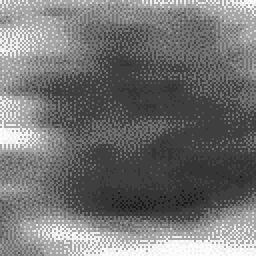
#> input picture Images/Chapter3/Input/artery.png, 128 x 128 px (shown 2 times larger)
$ python TruncatedMedianFilter.py
#> lines starting #> are read from the running program, lines starting #| are printed output that depends on the picture
### ExamplesPython_3.6/Modules/ImageUtilities.py
'''
Feature Extraction and Image Processing
Mark S. Nixon & Alberto S. Aguado
http://www.southampton.ac.uk/~msn/book/
ImageUtilities: Helper module to support image read, create, show and write
                Uses PIL and numpy to work with arrays containing image data
'''

# Image load by using PIL
from PIL import Image

# Array to store image data
from numpy import array, zeros, amax, amin, clip

# Read an image returning an array with 3 color components
# [8 lines left out: function imageReadRGB, not called in this run]

# Read an image returning an array with 1 component
def imageReadL(fileName):
#> called with fileName = '../../Images/Chapter3/Input/artery.png'
    inputImage = Image.open(fileName)
#> inputImage is the input picture: PIL image 128x128 RGBA; mean R, G, B, A 115.4, 115.4, 115.4, 255
    width, height = inputImage.size
#> width = 128; height = 128

    inputArray = array(inputImage)
    outputArray = zeros((height, width), dtype='uint8')

    # Combine pixel values, for each row and column
    for y in range(0, height):
        for x in range(0, width):
            rgb = inputArray[y,x]
            outputArray[y,x] = (int(rgb[0]) + int(rgb[1]) + int(rgb[2])) / 3

    return outputArray, width, height

# Save a image containing float as a gray level image
# [37 lines left out: functions imageSaveF, imageSaveL, imageSaveRGB, createImageRGB, not called in this run]

# Create a zero array with a color components
def createImageL(width, height):
    outputArray = zeros((height, width), dtype='uint8')

    return outputArray

# Create a zero array two float components
# [104 lines left out: functions createImageUV, createImage2I, createImageF, createImageNF, createImageFromDataF, createScaleImageL and 5 more, not called in this run]

# Show an array containing image data
def showImageL(image):
    # Create output and show
    outputImage = Image.fromarray(image, 'L')
    outputImage.show()

# Show an array containing image data
# [21 lines left out: function showImageF, not called in this run]

### ExamplesPython_3.6/Chapter3/TruncatedMedianFilter.py
'''
Feature Extraction and Image Processing
Mark S. Nixon & Alberto S. Aguado
http://www.southampton.ac.uk/~msn/book/
Chapter 3
TruncatedMedianFilter: Noise reduction by truncated median filter
'''

# Set module functions
from ImageUtilities import imageReadL, showImageL, createImageL

# Iteration
from timeit import itertools

'''
Parameters:
    pathToDir = Input image directory
    imageName = Input image name
    kernelSize = Size of the kernel
'''
pathToDir = "../../Images/Chapter3/Input/"
imageName = "artery.png"
kernelSize = 7

# Read image into array
inputImage, width, height  = imageReadL(pathToDir + imageName)
#> width = 128; height = 128

# Show input image
showImageL(inputImage)

# Create images to store the result
outputImage = createImageL(width, height)
#> outputImage: shape (128, 128); every value is 0

# Apply filter
kernelCentre = int((kernelSize - 1) / 2)
for x,y in itertools.product(range(0, width), range(0, height)):

    # Iterate Window to collect values to compute mean and median
    region = [ ]
    sumValues = 0
    for wx,wy in itertools.product(range(0, kernelSize), range(0, kernelSize)):
        posY, posX = y + wy - kernelCentre, x + wx - kernelCentre

        if posY > -1 and posY <  height and  posX > -1 and posX <  width:
            sumValues += inputImage[posY,posX]
            region.append(inputImage[posY,posX])

    # Compute mean and median of the window
    numPixels = len(region)
    if numPixels > 0:

        # Mean and median
        mean = sumValues / numPixels
        region.sort()
        median = region[int(numPixels/2)]

        # Upper and low
        upper, lower = 2.0*median-region[0], 2.0*median-region[numPixels-1]

        # Create a list of truncated values
        truncatedRegion = [ ]
        for wx,wy in itertools.product(range(0, kernelSize), range(0, kernelSize)):
            posY, posX = y + wy - kernelCentre, x + wx - kernelCentre

            if posY > -1 and posY <  height and  posX > -1 and posX <  width:
                if (inputImage[posY,posX] < upper and median < mean) or               \
                   (inputImage[posY,posX] > lower and median > mean):
                    truncatedRegion.append(inputImage[posY,posX])

        # Compute median of truncated pixels
        numTruncatedPixels = len(truncatedRegion)
        if  numTruncatedPixels > 0:
            truncatedRegion.sort()
            outputImage[y,x] = truncatedRegion[int(numTruncatedPixels/2)]
        else:
            outputImage[y,x] = median
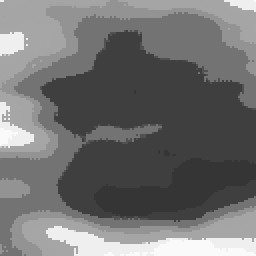
#> outputImage: shape (128, 128) (shown 2 times larger); min 53, max 250, mean 112.7

# Show output image
showImageL(outputImage)

$ run again, with Images/Chapter3/Input/Giraffe.png copied over Images/Chapter3/Input/artery.png
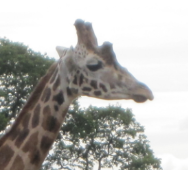
#> input picture Images/Chapter3/Input/Giraffe.png, 188 x 170 px
#> in imageReadL, inputImage is the input picture: PIL image 188x170 RGB; mean R, G, B 179, 177.8, 174.1
#> `inputImage, width, height  = imageReadL(pathToDir + imageName)`: width = 188; height = 170
#> after the loop `for x,y in itertools.product(range(0, width), range(0, height)):`:
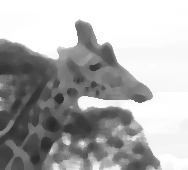
#> outputImage: shape (170, 188); min 40, max 255, mean 174.8

$ run again, with Images/Chapter3/Input/Horse.png copied over Images/Chapter3/Input/artery.png
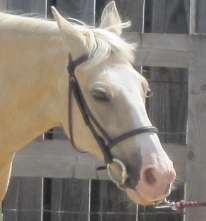
#> input picture Images/Chapter3/Input/Horse.png, 206 x 221 px
#> in imageReadL, inputImage is the input picture: PIL image 206x221 RGB; mean R, G, B 134.5, 126.5, 116.8
#> after the loop in imageReadL, `for y in range(0, height):`:
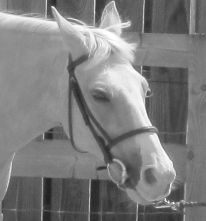
#> outputArray: shape (221, 206); min 30, max 255, mean 125.6
#> `inputImage, width, height  = imageReadL(pathToDir + imageName)`: width = 206; height = 221
#> after the loop `for x,y in itertools.product(range(0, width), range(0, height)):`:
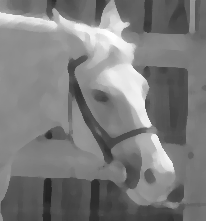
#> outputImage: shape (221, 206); min 34, max 254, mean 124.6
